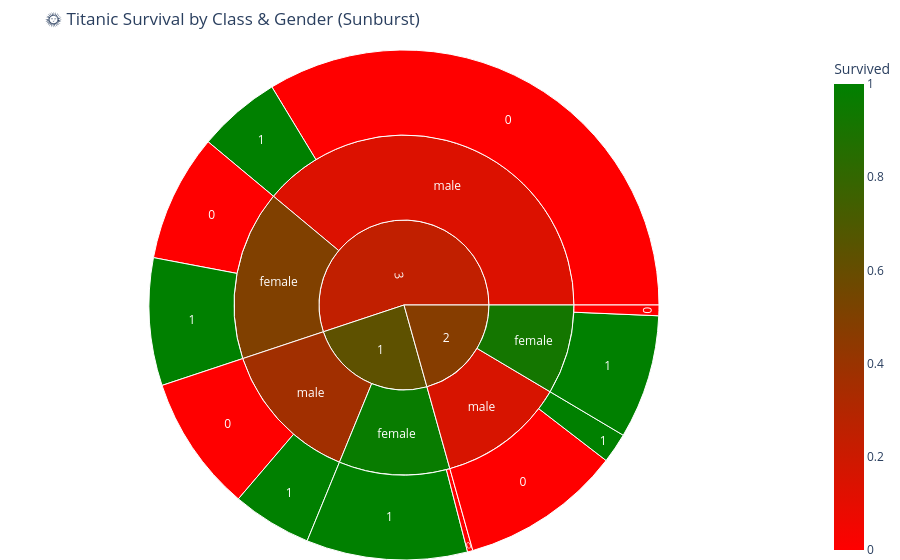

The notebook cell this image was saved under:
### Markdown cell above
## 🌟 1. Super Pie Chart: Survival by Class & Gender (Multilevel Pie - aka Sunburst)

- This is a rich, interactive pie chart showing how Class and Gender affect Survival.

### Code cell
import plotly.express as px

# Clean data
titanic['Sex'] = titanic['Sex'].fillna('Unknown')
titanic['Pclass'] = titanic['Pclass'].fillna('Unknown')

# Create sunburst chart
fig = px.sunburst(
    titanic,
    path=['Pclass', 'Sex', 'Survived'],
    values=None,
    color='Survived',
    color_continuous_scale=['red', 'green'],
    title='🌞 Titanic Survival by Class & Gender (Sunburst)'
)

fig.update_layout(margin=dict(t=50, l=0, r=0, b=0))
fig.show()

### Figure 1 — Plotly figure (JSON) as saved in the notebook; plotly's stock layout.template omitted (floating-point values rounded to 4 significant figures)
{"data": [{"branchvalues": "total", "customdata": [[0], [0], [0], [0], [0], [0], [1], [1], [1], [1], [1], [1], [0.9681], [0.9211], [0.5], [0.3689], [0.1574], [0.1354], [0.6296], [0.4728], [0.2424]], "domain": {"x": [0, 1], "y": [0, 1]}, "hovertemplate": "labels=%{label}<br>count=%{value}<br>parent=%{parent}<br>id=%{id}<br>Survived=%{color}<extra></extra>", "ids": ["1/female/0", "2/female/0", "3/female/0", "1/male/0", "2/male/0", "3/male/0", "1/female/1", "2/female/1", "3/female/1", "1/male/1", "2/male/1", "3/male/1", "1/female", "2/female", "3/female", "1/male", "2/male", "3/male", "1", "2", "3"], "labels": ["0", "0", "0", "0", "0", "0", "1", "1", "1", "1", "1", "1", "female", "female", "female", "male", "male", "male", "1", "2", "3"], "marker": {"coloraxis": "coloraxis", "colors": [0, 0, 0, 0, 0, 0, 1, 1, 1, 1, 1, 1, 0.9681, 0.9211, 0.5, 0.3689, 0.1574, 0.1354, 0.6296, 0.4728, 0.2424]}, "name": "", "parents": ["1/female", "2/female", "3/female", "1/male", "2/male", "3/male", "1/female", "2/female", "3/female", "1/male", "2/male", "3/male", "1", "2", "3", "1", "2", "3", "", "", ""], "type": "sunburst", "values": [3, 6, 72, 77, 91, 300, 91, 70, 72, 45, 17, 47, 94, 76, 144, 122, 108, 347, 216, 184, 491]}], "layout": {"autosize": true, "coloraxis": {"colorbar": {"title": {"text": "Survived"}}, "colorscale": [[0, "red"], [1, "green"]]}, "legend": {"tracegroupgap": 0}, "margin": {"b": 0, "l": 0, "r": 0, "t": 50}, "title": {"text": "🌞 Titanic Survival by Class & Gender (Sunburst)"}}}
